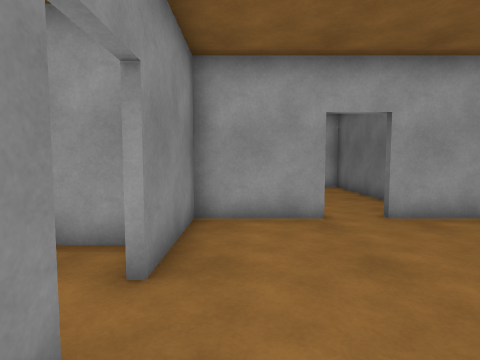
[1] (above)

12 first-person views from a walk through a Unity game level. The camera is 1.3 m above the floor, tilts 4° down and sees 80° across. The floor is counted in squares, 1 m on a side. Each view is taken from the middle of a square. On the plan, view 1 faces up. The plan holds only what a view shows up to about 13 squares ahead; the rest is blank. The place goes on beyond the plan. The player is left out. Door leaves are left out, so doorways stand open.

[2]
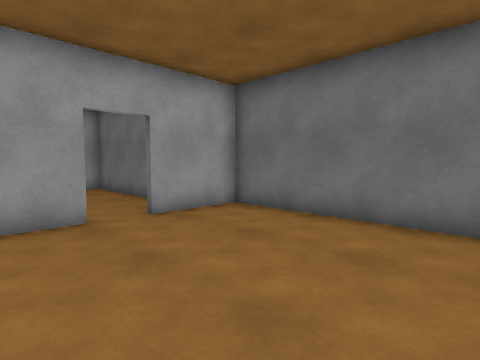

[3]
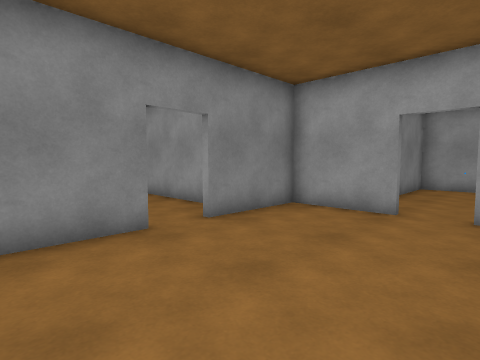

[4]
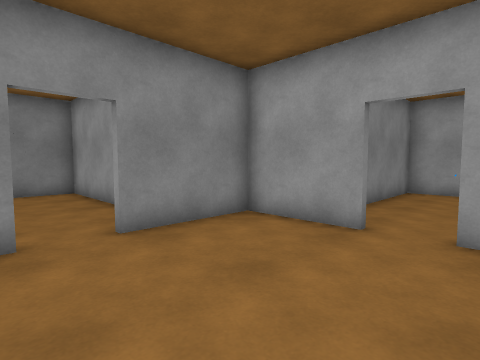

[5]
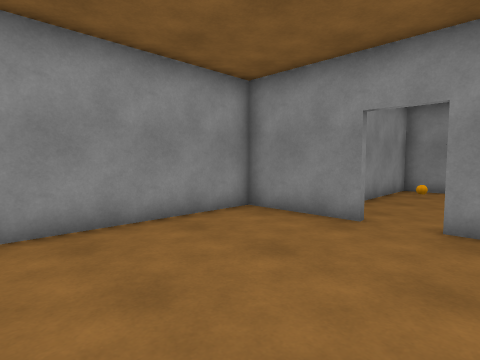

[6]
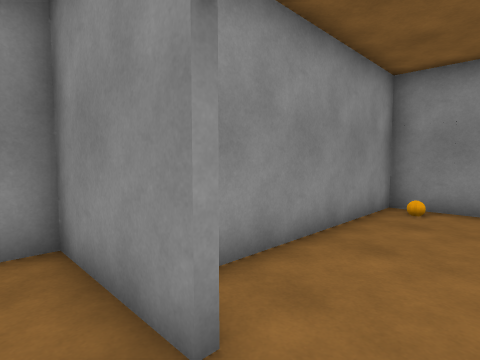

[7]
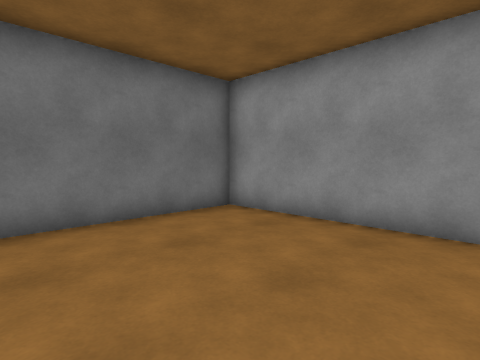

[8]
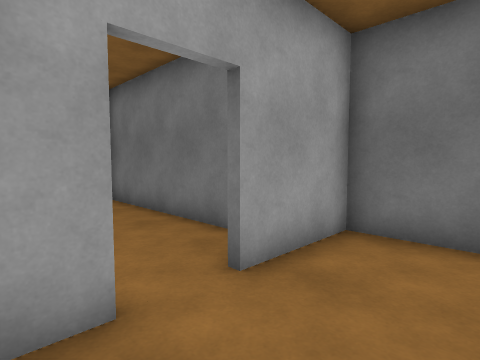

[9]
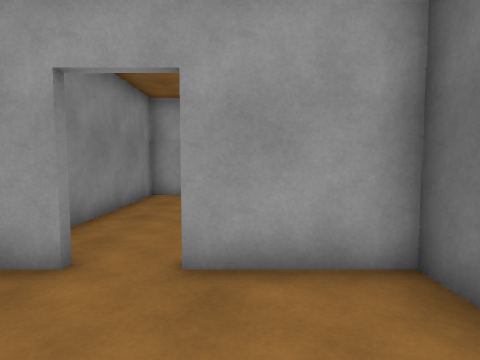

[10]
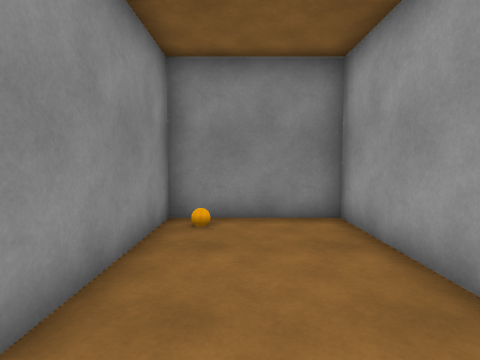

[11]
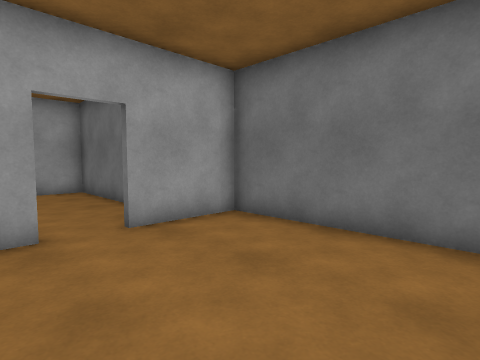

[12]
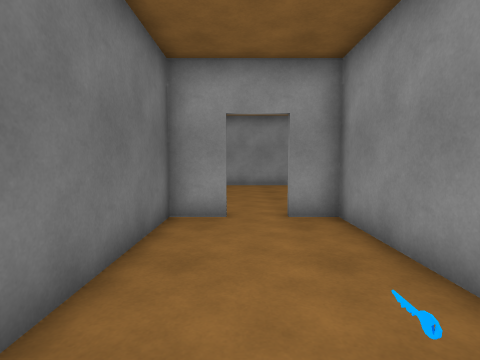

### Floor plan
Ten units are one square. View 1 is at (0, 0); x grows to the right and y downward. Boxes are objects, and circles mark ways between rooms. Rooms are numbered by the first view taken in them; rooms with no view inside come last. Other rooms are left out.
<svg viewBox="-89 -141 155 163">
<path fill="none" stroke="#000" d="M-10 -16 -10 17 61 17 61 -63 32 -63M20 -63 -10 -63 -10 -30M-16 -43 -84 -43 -84 -4 -21 -4M32 -65 46 -65 46 -136 7 -136 7 -65 19 -65"/>
<rect x="15" y="-125" width="10" height="10" fill="#bbb"><title>key</title></rect>
<circle cx="-10" cy="-25" r="3" fill="#2a7"/>
<circle cx="27" cy="-63" r="3" fill="#2a7"/>
<text x="20" y="-20">1</text>
<text x="-50" y="-30">2</text>
<text x="20" y="-110">3</text>
</svg>
Room 1 opens to room 2. Room 1 opens to room 3.

Where each view was taken, in squares from view 1:
view 1: 0 up, 0 right, facing up
view 2: 0 up, 0 right, facing up-right
view 3: 1 down, 4 right, facing up-left
view 4: 1 up, 4 right, facing up-left
view 5: 4 up, 5 right, facing down-left
view 6: 3 up, 0 right, facing down-left
view 7: 4 up, 0 right, facing down-right
view 8: 4 up, 1 right, facing up-right
view 9: 3 up, 4 right, facing up
view 10: 2 up, 2 left, facing left
view 11: 1 up, 1 right, facing up-right
view 12: 13 up, 3 right, facing down
